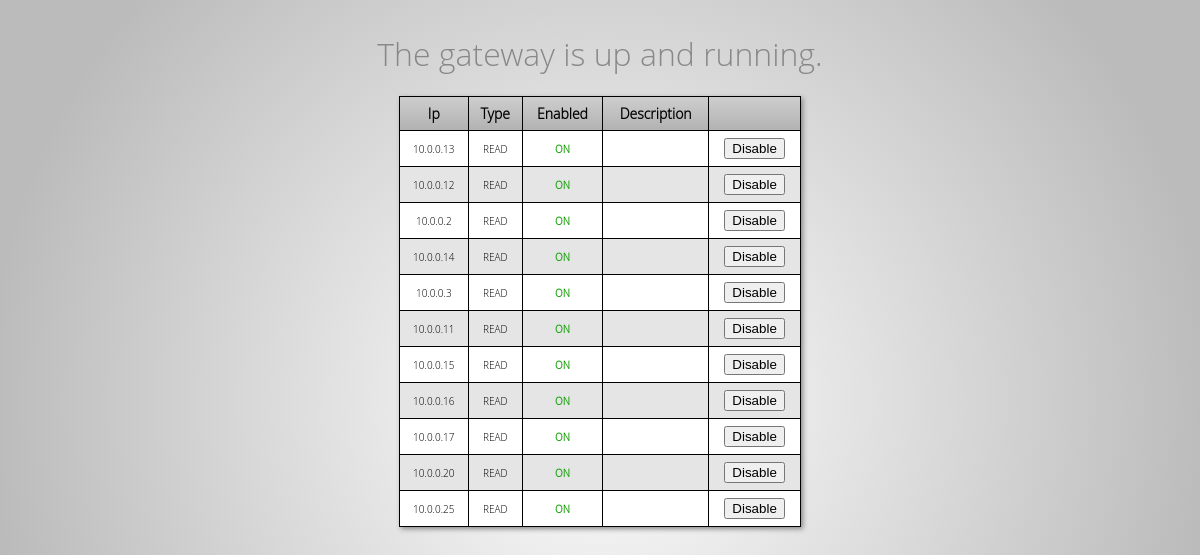
The page / on the database its author committed.
### core/models.py (models this page shows, shortened)
class Device(models.Model):
    DEVICE_TYPE = (
        (0, 'READ'),
        (1, 'WRITE'),
        (2, 'READ/WRITE'),
    )
    created = models.DateTimeField(auto_now_add=True)
    ip = models.GenericIPAddressField(db_index=True)
    type = models.SmallIntegerField(choices=DEVICE_TYPE, default=0)
    description = models.TextField(max_length=200, blank=True, null=True, default=None)
    enabled = models.BooleanField(default=True)
    action_file = models.CharField(max_length=200, blank=True, null=True, default=None)

### core/views.py (the view, shortened to what this page needs)
# urls.py: url(r'^$', 'core.views.index', name='index'),
def index(request):
    data = dict()
    data['ip'] = get_client_ip(request)
    data['devices'] = Device.objects.all()
    return render(request, 'index.html', data)

### core/views.py (called while the page is built)
def get_client_ip(request):
    x_forwarded_for = request.META.get('HTTP_X_FORWARDED_FOR')
    if x_forwarded_for:
        ip = x_forwarded_for.split(',')[0]
    else:
        ip = request.META.get('REMOTE_ADDR')
    return ip

### core/templates/index.html (shortened to what this page needs)
<!DOCTYPE html>
<html lang="en">
<head>
</head>
<body>
    <h1>The gateway is up and running.</h1>
    {% if devices %}
    <div class="table">
    <table>
            <tr>
                <td>Ip</td>
                <td>Type</td>
                <td>Enabled</td>
                <td>Description</td>
                <td></td>
            </tr>
            {% for device in devices %}
                <tr>
                    <td>{{ device.ip }}</td>
                    <td>{{ device.get_type_display }}</td>
                    <td>{% if device.enabled %}<span class="bold-on">ON</span>{% else %}<span class="bold-off">OFF</span>{% endif %}</td>
                    <td>{{ device.description|default:"" }}</td>
                    {% if device.enabled %}
                        <td><form onsubmit="return confirm('By disabling this device the data from it will not be taken into consideration. Do you still want to do it ?')" action="" method="post">{% csrf_token %}<input type="hidden" name="id" value="{{device.id}}" /><button name="action" value="disable">Disable</button> </form> </td>
                    {% else %}
                        <td><form action="" method="post">{% csrf_token %}<input type="hidden" name="id" value="{{device.id}}" /><button name="action" value="enable">Enable</button> </form> </td>
                    {% endif %}
                </tr>
            {% endfor %}
    </table>
        </div>
    {% endif %}
</body>
</html>

### core/templates/index.html (style rules this page uses)
html { height:100% }
body { font-family:"Open Sans Light","Open Sans","Segoe UI",Helvetica,Arial;text-align:center;background:radial-gradient(circle,#fff 0%,#bbb 85%) no-repeat;background:-webkit-radial-gradient(circle,#fff 0%,#bbb 85%) no-repeat; }
h1,a { margin-top:1em;color:#888;font-weight:lighter }
.table { margin:0 auto;padding:0;width:400px;box-shadow:2px 2px 5px #888;border:1px solid #000;-moz-border-radius-bottomleft:0;-webkit-border-bottom-left-radius:0;border-bottom-left-radius:0;-moz-border-radius-bottomright:0;-webkit-border-bottom-right-radius:0;border-bottom-right-radius:0;-moz-border-radius-topright:0;-webkit-border-top-right-radius:0;border-top-right-radius:0;-moz-border-radius-topleft:0;-webkit-border-top-left-radius:0;border-top-left-radius:0 }
.table table { border-collapse:collapse;border-spacing:0;width:100%;height:100%;margin:0;padding:0 }
.table tr:last-child td:last-child { -moz-border-radius-bottomright:0;-webkit-border-bottom-right-radius:0;border-bottom-right-radius:0 }
.table table tr:first-child td:first-child { -moz-border-radius-topleft:0;-webkit-border-top-left-radius:0;border-top-left-radius:0 }
.table table tr:first-child td:last-child { -moz-border-radius-topright:0;-webkit-border-top-right-radius:0;border-top-right-radius:0 }
.table tr:last-child td:first-child { -moz-border-radius-bottomleft:0;-webkit-border-bottom-left-radius:0;border-bottom-left-radius:0 }
.table tr:nth-child(odd) { background-color:#e5e5e5 }
.table tr:nth-child(even) { background-color:#fff }
.table td { vertical-align:middle;border:1px solid #000;border-width:0 1px 1px 0;text-align:center;padding:7px;font-size:10px;font-weight:400;color:#000 }
.table tr:last-child td { border-width:0 1px 0 0 }
.table tr td:last-child { border-width:0 0 1px }
.table tr:last-child td:last-child { border-width:0 }
.table tr:first-child td { background:-o-linear-gradient(bottom,#ccc 5%,#b2b2b2 100%);background:-webkit-gradient(linear,left top,left bottom,color-stop(0.05,#ccc),color-stop(1,#b2b2b2));background:-moz-linear-gradient(center top,#ccc 5%,#b2b2b2 100%);filter:progid:DXImageTransform.Microsoft.gradient(startColorstr="#cccccc",endColorstr="#b2b2b2");background:-o-linear-gradient(top,#ccc,b2b2b2);background-color:#ccc;border:0 solid #000;text-align:center;border-width:0 0 1px 1px;font-size:14px;font-weight:700;color:#000 }
.table tr:first-child td:first-child { border-width:0 0 1px }
.table tr:first-child td:last-child { border-width:0 0 1px 1px }
.bold-on { font-weight: 700; color: #0e9e00; }

### rows shown on the page
Device: ip "10.0.0.13", type "READ", enabled "ON"
Device: ip "10.0.0.12", type "READ", enabled "ON"
Device: ip "10.0.0.2", type "READ", enabled "ON"
Device: ip "10.0.0.14", type "READ", enabled "ON"
Device: ip "10.0.0.3", type "READ", enabled "ON"
Device: ip "10.0.0.11", type "READ", enabled "ON"
Device: ip "10.0.0.15", type "READ", enabled "ON"
Device: ip "10.0.0.16", type "READ", enabled "ON"
Device: ip "10.0.0.17", type "READ", enabled "ON"
Device: ip "10.0.0.20", type "READ", enabled "ON"
Device: ip "10.0.0.25", type "READ", enabled "ON"
